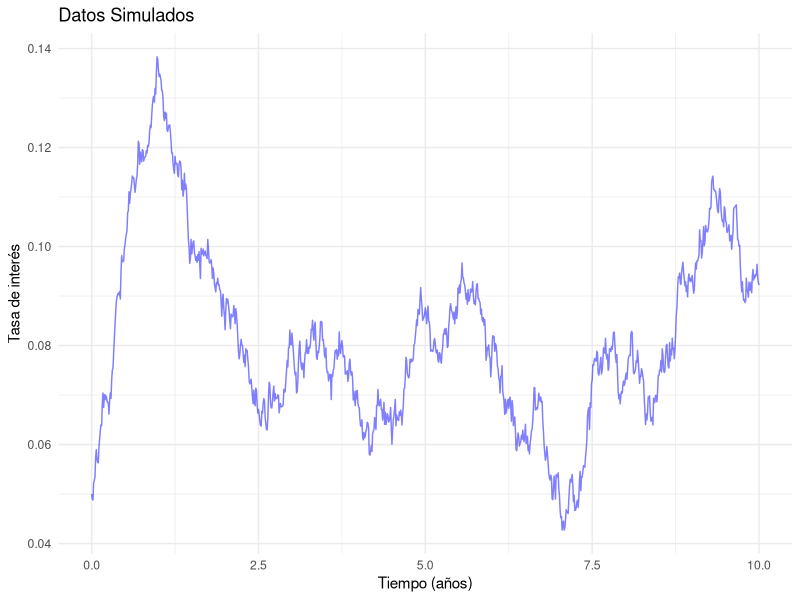
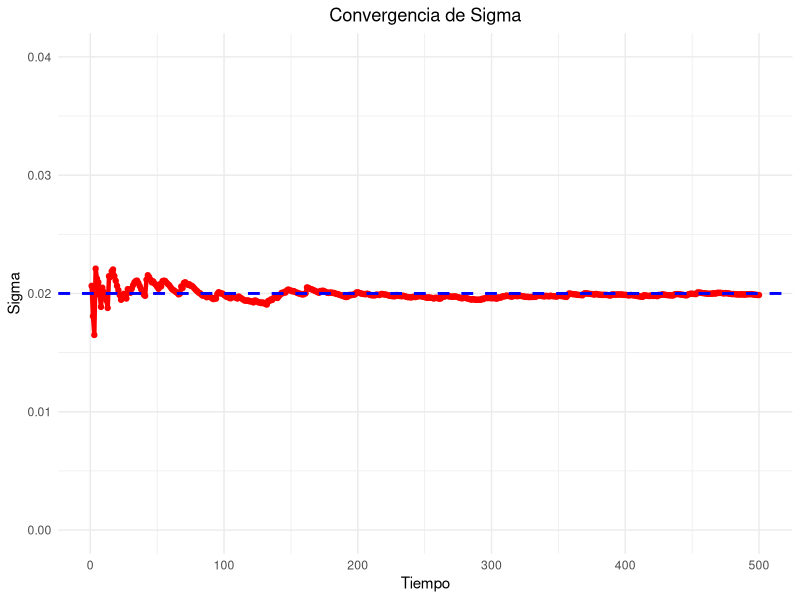

These figures' R source, in order:
library(ggplot2)

# Función para estimar sigma y theta
estimarContinuoCompleto <- function(tasas, tiempos){
  differences <- diff(tasas)  # Calculamos la diferencia de las tasas 
  sum_squared_differences <- sum(differences^2 ) # Sumamos las diferencias al cuadrado
  sigma <- sqrt(sum_squared_differences / tiempos[length(tiempos)]) # Calculamos sigma con variacion total
  calculate_ho_lee_forward_rates <- function(spot_rates) {
    n <- length(spot_rates)
    forward_rates <- numeric(n - 1)
    
    for (i in 1:(n - 1)) {
      forward_rate <- ((1 + spot_rates[i + 1])^(i + 1) / (1 + spot_rates[1])^(1))^(1/i) - 1
      forward_rates[i] <- forward_rate
    }
    
    return(forward_rates)
  }
  
  
  f <- calculate_ho_lee_forward_rates(tasas)
  df <- diff(tasas)/(tiempos[3]-tiempos[2]) #Calculamos la derivada de la tasa forward
  theta <- df+(sigma^2)*(tiempos[-c(1)]) # Construimos theta con los valores de las derivadas de la tasa forward
  return(list(theta,sigma))
}

# Función para interpolar theta
THETA <- function(t, tiempos, theta){  
  indice_inferior <- findInterval(t, tiempos) # Calculamos el intervalo de tiempo en el que esta t
  
  if (indice_inferior == length(tiempos) || indice_inferior==0) {
    return(0)  # Si no está dentro del intervalo donde theta está definida, la hacemos 0
  }
  
  indice_superior <- indice_inferior + 1
  
  # Calculamos el valor de theta interpolando entre el valor posterior y el valor anterior
  valor <- theta[indice_inferior] + (t - tiempos[indice_inferior]) * (theta[indice_superior] - theta[indice_inferior]) / (tiempos[indice_superior] - tiempos[indice_inferior])
  
  return(valor)
}
# Función para simular trayectorias
SIMULAR <- function(r0, theta_gorro, tiempos, n, trayectorias){
  T <- tiempos[length(tiempos)]
  dt <- T/n
  
  r <- matrix(0, nrow = trayectorias, ncol = n + 1)
  r[, 1] <- r0
  
  for (j in 1:trayectorias) {
    for (i in 1:n) {
      dr <- THETA(i * dt, tiempos, theta_gorro)[1] * dt + sigma_gorro * sqrt(dt) * rnorm(1)
      r[j, i + 1] <- r[j, i] + dr
    }
  }
  
  # Gráfico de las trayectorias
  time <- seq(0, T, length.out = n + 1)
  df <- data.frame(time = rep(time, trayectorias), r = c(t(r)))
  ggplot(df, aes(x = time, y = r, group = factor(rep(1:trayectorias, each = n + 1)))) +
    geom_line(color = 'blue', alpha = 0.5) +
    labs(x = "Tiempo (años)", y = "Tasa de interés", title = "Simulación modelo ajustado") +
    theme_minimal()
}

# Función para simular con el modelo de Euler
SIMULAR_EULER <- function(sigma, T, trayectorias, n){
  
  # Función para la curva forward
  forward_curve <- function(x) {
    return(0.05+ dgamma(x,3,2)/8)
  }
  
  # Función theta
  dt <- T / n
  
  theta <- function(t) {
    df_dt <- (forward_curve(t + dt) - forward_curve(t)) / dt
    return(df_dt + 0.5 * sigma^2 * t)
  }
  
  # Simulación de trayectorias
  r <- matrix(0, nrow = trayectorias, ncol = n + 1)
  r[, 1] <- forward_curve(0)
  
  for (j in 1:trayectorias) {
    for (i in 1:n) {
      dr <- theta(i * dt) * dt + sigma * sqrt(dt) * rnorm(1)
      r[j, i + 1] <- r[j, i] + dr
    }
  }
  
  # Gráfico de las trayectorias
  time <- seq(0, T, length.out = n + 1)
  df <- data.frame(time = rep(time, trayectorias), r = c(t(r)))
  p <- ggplot(df, aes(x = time, y = r, group = factor(rep(1:trayectorias, each = n + 1)))) +
    geom_line(color = 'blue', alpha = 0.5) +
    labs(x = "Tiempo (años)", y = "Tasa de interés", title = "Datos Simulados") +
    theme_minimal()
  print(p)
  return(df)
}

# Establecer la semilla para la reproducibilidad
set.seed(123)

# Ejecutar la simulación con el modelo de Euler
set_prueba <- SIMULAR_EULER(.02, 10, 1, 1000)

# Estimar theta y sigma
estimacion <- estimarContinuoCompleto(set_prueba$r, set_prueba$time)
theta_gorro <- unname(estimacion[[1]])
sigma_gorro <- unname(estimacion[[2]])

# Iterar para estimar sigma en cada iteración
sigmas <- numeric(500)

for (i in 1:500){
  subset <- head(set_prueba, i+3)
  sigmas[i] <-  estimarContinuoCompleto(subset$r, subset$time)[[2]]
}

# Crear un dataframe con los resultados
sigmas <- data.frame(Iteraciones = 1:length(sigmas), Sigma = sigmas)

# Crear el gráfico de convergencia de sigma
ggplot(sigmas, aes(x = Iteraciones, y = Sigma)) +
  geom_line(color = "red", size = 1.5) + 
  geom_point(color = "red", size = 1.5) + 
  geom_hline(yintercept = 0.02, color = "blue", linetype = "dashed", size = 1) +
  ggtitle("Convergencia de Sigma") +
  xlab("Tiempo") +
  ylab("Sigma") +
  scale_y_continuous(limits = c(0, 0.04)) + 
  theme_minimal() +
  theme(plot.title = element_text(hjust = 0.5))

# Calcular y mostrar los cuantiles al 2.5% y al 97.5%
cuantiles <- print(quantile(sigmas$Sigma, probs=c(0.025,0.975)))
print(paste("El cuantil al 2.5% es:", cuantiles[1]))
print(paste("El cuantil al 97.5% es:", cuantiles[2]))